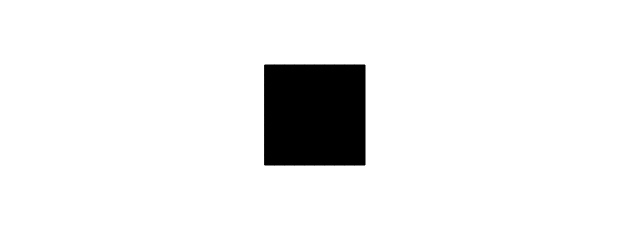
Frame 1 (no input)
Frame 60 (no input): identical to frame 1, image omitted
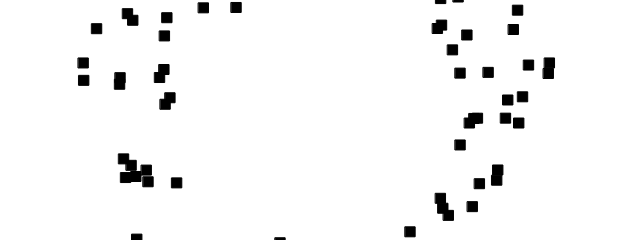
Frame 120 (the mouse pressed at the canvas centre since frame 60)

The p5.js sketch that drew these frames (run headless with seeded random() and noise() and a simulated clock; from frame 60 on, the mouse is pressed at the canvas centre):

// p5.js sketch
// ── sketch.js
// The Nature of Code
// Daniel Shiffman
// http://natureofcode.com

let block;

function setup() {
  createCanvas(640, 240);
  block = new ParticleSystem(270, 70, 10);
}

function draw() {
  background(255);
  block.show();
  block.update();
}

function mousePressed() {
  block.shatter();
}

// ── particle.js
// The Nature of Code
// Daniel Shiffman
// http://natureofcode.com

// Simple Particle System

class Particle {
  constructor(x, y, r) {
    this.acceleration = createVector(0, 0);
    this.velocity = createVector(0, 0);
    this.velocity.mult(0.5);
    this.position = createVector(x, y);
    this.lifespan = 255.0;
    this.r = r;
  }

  run() {
    this.update();
    this.display();
  }

  applyForce(force) {
    this.acceleration.add(force);
  }

  // Method to update position
  update() {
    this.velocity.add(this.acceleration);
    this.position.add(this.velocity);
    this.acceleration.mult(0);
    this.velocity.mult(0.95);
    this.lifespan -= 2.0;
  }

  // Method to display
  show() {
    stroke(0);
    fill(0);
    rectMode(CENTER);
    rect(this.position.x, this.position.y, this.r, this.r);
  }

  // Is the particle still useful?
  isDead() {
    if (this.lifespan < 0.0) {
      return true;
    } else {
      return false;
    }
  }
}

// ── particlesystem.js
// The Nature of Code
// Daniel Shiffman
// http://natureofcode.com

// Using Generics now!  comment and annotate, etc.

class ParticleSystem {
  constructor(x, y, r) {
    this.particles = [];
    // this.intact = true;
    let rows = 10;
    let cols = 10;
    for (let i = 0; i < rows * cols; i++) {
      this.addParticle(x + (i % cols) * r, y + floor(i / rows) * r, r);
    }
  }

  addParticle(x, y, r) {
    this.particles.push(new Particle(x, y, r));
  }

  show() {
    for (let particle of this.particles) {
      particle.show();
    }
  }

  shatter() {
    for (let particle of this.particles) {
      let force = p5.Vector.random2D();
      force.mult(10);
      particle.applyForce(force);
    }
    // this.intact = false;
  }

  update() {
    for (let particle of this.particles) {
      particle.update();
    }
  }
}
